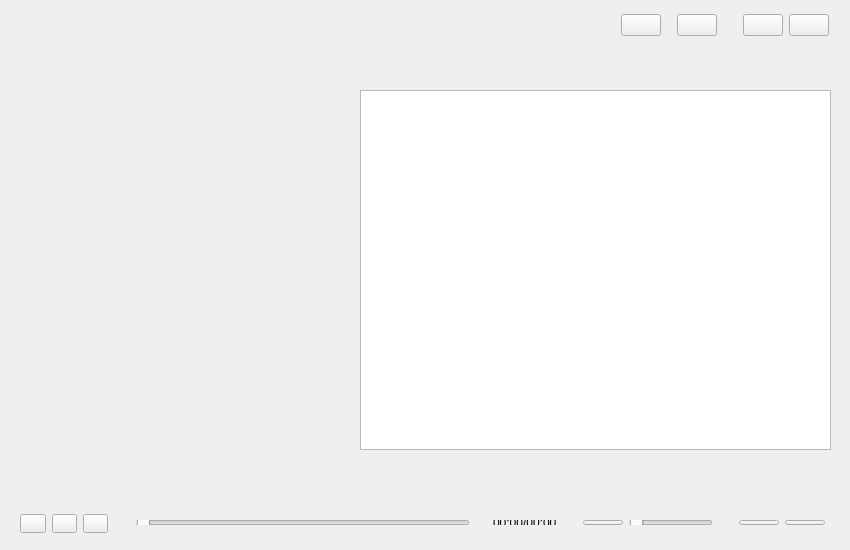
<?xml version="1.0" encoding="UTF-8"?>
<ui version="4.0">
 <class>MusicWidget</class>
 <widget class="QWidget" name="MusicWidget">
  <property name="geometry">
   <rect>
    <x>0</x>
    <y>0</y>
    <width>850</width>
    <height>550</height>
   </rect>
  </property>
  <property name="windowTitle">
   <string>MusicWidget</string>
  </property>
  <widget class="QWidget" name="wgt_bottomLayer" native="true">
   <property name="geometry">
    <rect>
     <x>0</x>
     <y>500</y>
     <width>850</width>
     <height>50</height>
    </rect>
   </property>
   <property name="minimumSize">
    <size>
     <width>801</width>
     <height>50</height>
    </size>
   </property>
   <property name="maximumSize">
    <size>
     <width>16777215</width>
     <height>50</height>
    </size>
   </property>
   <widget class="QWidget" name="layoutWidget">
    <property name="geometry">
     <rect>
      <x>9</x>
      <y>3</y>
      <width>110</width>
      <height>41</height>
     </rect>
    </property>
    <layout class="QHBoxLayout" name="horizontalLayout_2">
     <item>
      <widget class="QPushButton" name="pb_prev">
       <property name="text">
        <string/>
       </property>
      </widget>
     </item>
     <item>
      <widget class="QPushButton" name="pb_player">
       <property name="text">
        <string/>
       </property>
      </widget>
     </item>
     <item>
      <widget class="QPushButton" name="pb_next">
       <property name="text">
        <string/>
       </property>
      </widget>
     </item>
    </layout>
   </widget>
   <widget class="QWidget" name="layoutWidget_2">
    <property name="geometry">
     <rect>
      <x>125</x>
      <y>9</y>
      <width>711</width>
      <height>27</height>
     </rect>
    </property>
    <layout class="QGridLayout" name="gridLayout">
     <item row="0" column="6">
      <widget class="QPushButton" name="pb_playMode">
       <property name="text">
        <string/>
       </property>
      </widget>
     </item>
     <item row="0" column="5">
      <spacer name="horizontalSpacer_9">
       <property name="orientation">
        <enum>Qt::Horizontal</enum>
       </property>
       <property name="sizeType">
        <enum>QSizePolicy::Fixed</enum>
       </property>
       <property name="sizeHint" stdset="0">
        <size>
         <width>20</width>
         <height>20</height>
        </size>
       </property>
      </spacer>
     </item>
     <item row="0" column="3">
      <spacer name="horizontalSpacer_10">
       <property name="orientation">
        <enum>Qt::Horizontal</enum>
       </property>
       <property name="sizeType">
        <enum>QSizePolicy::Fixed</enum>
       </property>
       <property name="sizeHint" stdset="0">
        <size>
         <width>20</width>
         <height>20</height>
        </size>
       </property>
      </spacer>
     </item>
     <item row="0" column="2">
      <widget class="QLabel" name="lb_timeUpdate">
       <property name="text">
        <string>00:00/00:00</string>
       </property>
      </widget>
     </item>
     <item row="0" column="1">
      <spacer name="horizontalSpacer_3">
       <property name="orientation">
        <enum>Qt::Horizontal</enum>
       </property>
       <property name="sizeType">
        <enum>QSizePolicy::Fixed</enum>
       </property>
       <property name="sizeHint" stdset="0">
        <size>
         <width>17</width>
         <height>17</height>
        </size>
       </property>
      </spacer>
     </item>
     <item row="0" column="4">
      <layout class="QHBoxLayout" name="horizontalLayout">
       <item>
        <widget class="QPushButton" name="pb_volume">
         <property name="text">
          <string/>
         </property>
        </widget>
       </item>
       <item>
        <widget class="QSlider" name="hs_volume">
         <property name="sizePolicy">
          <sizepolicy hsizetype="Fixed" vsizetype="Fixed">
           <horstretch>0</horstretch>
           <verstretch>0</verstretch>
          </sizepolicy>
         </property>
         <property name="orientation">
          <enum>Qt::Horizontal</enum>
         </property>
        </widget>
       </item>
      </layout>
     </item>
     <item row="0" column="7">
      <widget class="QPushButton" name="pb_playList">
       <property name="text">
        <string/>
       </property>
      </widget>
     </item>
     <item row="0" column="0">
      <widget class="QSlider" name="hs_position">
       <property name="orientation">
        <enum>Qt::Horizontal</enum>
       </property>
      </widget>
     </item>
    </layout>
   </widget>
  </widget>
  <widget class="QWidget" name="wgt_topLayer" native="true">
   <property name="geometry">
    <rect>
     <x>0</x>
     <y>0</y>
     <width>850</width>
     <height>50</height>
    </rect>
   </property>
   <property name="minimumSize">
    <size>
     <width>0</width>
     <height>50</height>
    </size>
   </property>
   <property name="maximumSize">
    <size>
     <width>16777215</width>
     <height>50</height>
    </size>
   </property>
   <layout class="QGridLayout" name="gridLayout_7">
    <item row="0" column="0">
     <layout class="QGridLayout" name="gridLayout_2">
      <item row="0" column="7">
       <widget class="QPushButton" name="pb_close">
        <property name="text">
         <string/>
        </property>
       </widget>
      </item>
      <item row="0" column="1">
       <spacer name="horizontalSpacer_8">
        <property name="orientation">
         <enum>Qt::Horizontal</enum>
        </property>
        <property name="sizeHint" stdset="0">
         <size>
          <width>40</width>
          <height>20</height>
         </size>
        </property>
       </spacer>
      </item>
      <item row="0" column="2">
       <widget class="QPushButton" name="pb_setting">
        <property name="text">
         <string/>
        </property>
       </widget>
      </item>
      <item row="0" column="5">
       <spacer name="horizontalSpacer_7">
        <property name="orientation">
         <enum>Qt::Horizontal</enum>
        </property>
        <property name="sizeType">
         <enum>QSizePolicy::Fixed</enum>
        </property>
        <property name="sizeHint" stdset="0">
         <size>
          <width>20</width>
          <height>20</height>
         </size>
        </property>
       </spacer>
      </item>
      <item row="0" column="0">
       <widget class="QLabel" name="lb_title">
        <property name="text">
         <string/>
        </property>
        <property name="pixmap">
         <pixmap>:/icons/skins/icons/widgetIcon.png</pixmap>
        </property>
       </widget>
      </item>
      <item row="0" column="6">
       <widget class="QPushButton" name="pb_min">
        <property name="text">
         <string/>
        </property>
       </widget>
      </item>
      <item row="0" column="8">
       <spacer name="horizontalSpacer_11">
        <property name="orientation">
         <enum>Qt::Horizontal</enum>
        </property>
        <property name="sizeType">
         <enum>QSizePolicy::Fixed</enum>
        </property>
        <property name="sizeHint" stdset="0">
         <size>
          <width>10</width>
          <height>20</height>
         </size>
        </property>
       </spacer>
      </item>
      <item row="0" column="4">
       <widget class="QPushButton" name="pb_skinsChanged">
        <property name="text">
         <string/>
        </property>
       </widget>
      </item>
      <item row="0" column="3">
       <spacer name="horizontalSpacer">
        <property name="orientation">
         <enum>Qt::Horizontal</enum>
        </property>
        <property name="sizeType">
         <enum>QSizePolicy::Fixed</enum>
        </property>
        <property name="sizeHint" stdset="0">
         <size>
          <width>10</width>
          <height>20</height>
         </size>
        </property>
       </spacer>
      </item>
     </layout>
    </item>
   </layout>
  </widget>
  <widget class="QWidget" name="wgt_middleLayer" native="true">
   <property name="geometry">
    <rect>
     <x>0</x>
     <y>50</y>
     <width>850</width>
     <height>450</height>
    </rect>
   </property>
   <property name="styleSheet">
    <string notr="true"/>
   </property>
   <widget class="Meng" name="meng" native="true">
    <property name="geometry">
     <rect>
      <x>40</x>
      <y>0</y>
      <width>300</width>
      <height>375</height>
     </rect>
    </property>
   </widget>
   <widget class="QLabel" name="lb_songName">
    <property name="geometry">
     <rect>
      <x>40</x>
      <y>380</y>
      <width>301</width>
      <height>31</height>
     </rect>
    </property>
    <property name="text">
     <string/>
    </property>
    <property name="alignment">
     <set>Qt::AlignCenter</set>
    </property>
   </widget>
   <widget class="QListWidget" name="lw_lyricShow">
    <property name="geometry">
     <rect>
      <x>360</x>
      <y>40</y>
      <width>471</width>
      <height>360</height>
     </rect>
    </property>
    <property name="focusPolicy">
     <enum>Qt::NoFocus</enum>
    </property>
   </widget>
  </widget>
 </widget>
 <layoutdefault spacing="6" margin="11"/>
 <customwidgets>
  <customwidget>
   <class>Meng</class>
   <extends>QWidget</extends>
   <header>meng.h</header>
   <container>1</container>
  </customwidget>
 </customwidgets>
 <resources/>
 <connections/>
</ui>
